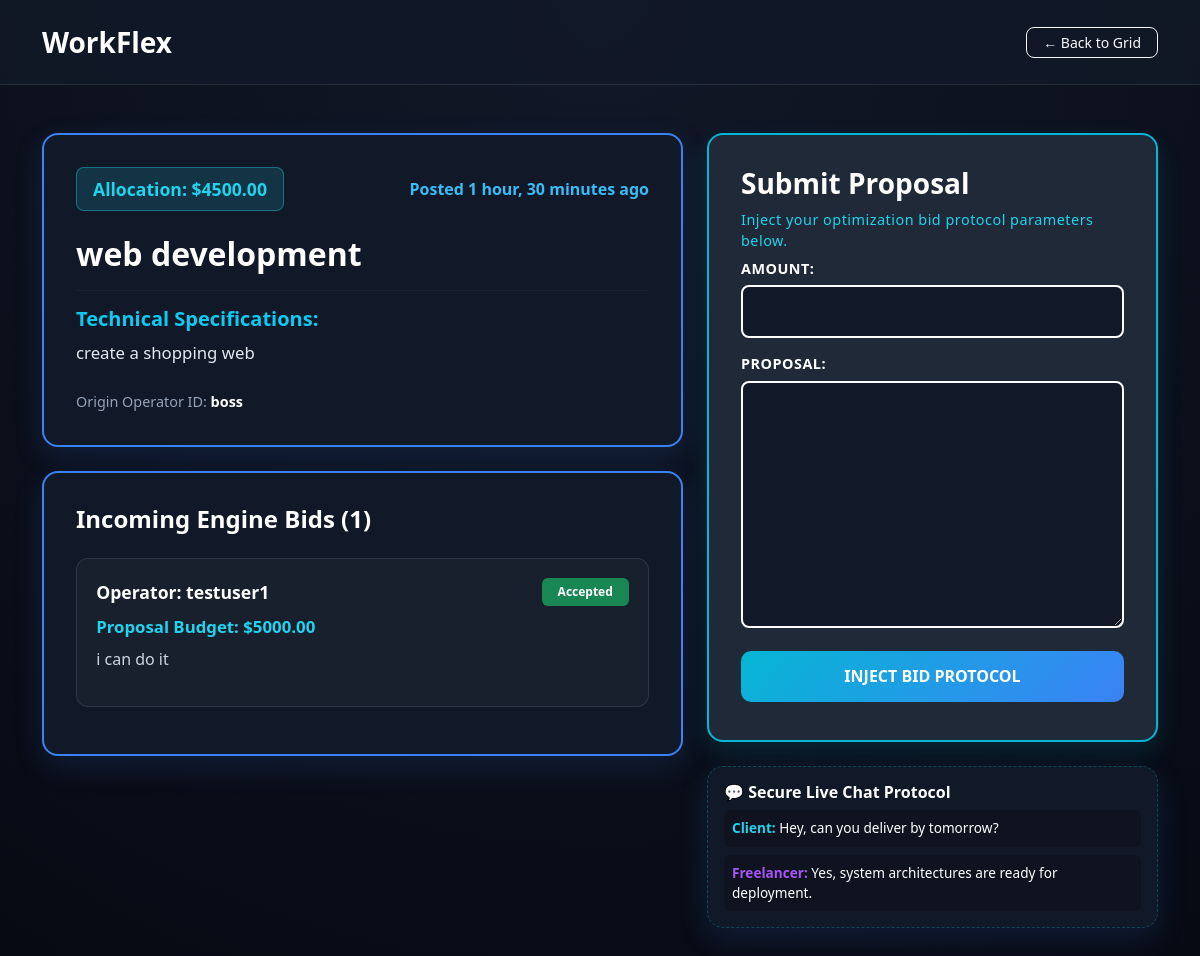
The page /project/1/ (signed in) on the database its author committed.
### core/models.py (models this page shows, shortened)
class Project(models.Model):
    client = models.ForeignKey(User, on_delete=models.CASCADE, related_name='projects')
    title = models.CharField(max_length=255)
    description = models.TextField()
    budget = models.DecimalField(max_digits=10, decimal_places=2)
    created_at = models.DateTimeField(auto_now_add=True)

class Bid(models.Model):
    STATUS_CHOICES = (
        ('Pending', 'Pending'),
        ('Accepted', 'Accepted'),
        ('Rejected', 'Rejected'),
    )
    project = models.ForeignKey(Project, on_delete=models.CASCADE, related_name='bids')
    freelancer = models.ForeignKey(User, on_delete=models.CASCADE, related_name='bids')
    amount = models.DecimalField(max_digits=10, decimal_places=2)
    proposal = models.TextField()
    status = models.CharField(max_length=20, choices=STATUS_CHOICES, default='Pending')
    created_at = models.DateTimeField(auto_now_add=True)

### core/views.py (the view)
# urls.py: path('project/<int:pk>/', views.project_detail, name='project_detail'),
@login_required
def project_detail(request, pk):
    project = get_object_or_404(Project, pk=pk)
    bids = project.bids.all().order_by('-created_at')
    if request.method == 'POST':
        form = BidForm(request.POST)
        if form.is_valid():
            bid = form.save(commit=False)
            bid.project = project
            bid.freelancer = request.user
            bid.save()
            return redirect('project_detail', pk=project.pk)
    else:
        form = BidForm()
    return render(request, 'core/project_detail.html', {'project': project, 'bids': bids, 'form': form})

### core/forms.py
class BidForm(forms.ModelForm):
    class Meta:
        model = Bid
        fields = ['amount', 'proposal']

### core/templates/core/project_detail.html (shortened to what this page needs)
<!DOCTYPE html>
<html lang="en">
<head>
    <link href="https://cdn.jsdelivr.net/npm/bootstrap@5.3.0/dist/css/bootstrap.min.css" rel="stylesheet">
</head>
<body>
<nav class="navbar navbar-expand-lg navbar-dark mb-5 p-3">
    <div class="container">
        <a class="navbar-brand fw-bold text-white fs-3" href="{% url 'home' %}">WorkFlex</a>
        <a href="{% url 'home' %}" class="btn btn-sm btn-outline-light px-3" style="border-radius: 8px;">← Back to Grid</a>
    </div>
</nav>
<div class="container">
    <div class="row g-4">
        <div class="col-lg-7">
            <div class="detail-card">
                <div class="d-flex justify-content-between align-items-center mb-4">
                    <span class="badge-budget">Allocation: ${{ project.budget }}</span>
                    <span style="color: #38bdf8; font-weight: 600;">Posted {{ project.created_at|timesince }} ago</span>
                </div>
                <h2 class="fw-bold text-white mb-3">{{ project.title }}</h2>
                <hr style="border-color: rgba(255,255,255,0.15);">
                <h5 class="text-info fw-semibold mb-2">Technical Specifications:</h5>
                <p style="color: #e2e8f0; font-size: 1.05rem; line-height: 1.7; text-align: left;">{{ project.description }}</p>
                <p class="mt-4 mb-0 style-desc" style="color: #94a3b8; font-size: 0.9rem;">
                    Origin Operator ID: <strong class="text-white">{{ project.client.username }}</strong>
                </p>
            </div>
            <div class="detail-card mt-4">
                <h4 class="fw-bold text-white mb-4">Incoming Engine Bids ({{ bids.count }})</h4>
                {% for bid in bids %}
                    <div class="bid-item">
                        <div class="d-flex justify-content-between align-items-center mb-2">
                            <span class="fw-bold text-white" style="font-size: 1.1rem;">Operator: {{ bid.freelancer.username }}</span>
                            <span class="badge {% if bid.status == 'Accepted' %}bg-success{% elif bid.status == 'Rejected' %}bg-danger{% else %}bg-warning text-dark{% endif %} px-3 py-2 fw-bold">
                                {{ bid.status }}
                            </span>
                        </div>
                        <p class="m-0 text-start" style="color: #22d3ee; font-weight: 700; font-size: 1.05rem;">Proposal Budget: ${{ bid.amount }}</p>
                        <p class="mt-2 mb-3 text-start style-desc" style="color: #cbd5e1;">{{ bid.proposal }}</p>
                    </div>
                {% empty %}
                    <p style="color: #94a3b8;" class="m-0 py-3">No engineering nodes have injected bid protocols into this network block yet.</p>
                {% endfor %}
            </div>
        </div>
        <div class="col-lg-5">
            <div class="proposal-card">
                <h3 class="fw-bold text-white mb-2">Submit Proposal</h3>
                <p style="color: #22d3ee !important; font-weight: 500 !important; text-transform: none; font-size: 0.9rem;" class="mb-4">Inject your optimization bid protocol parameters below.</p>
                <form method="POST">
                    {{ form.as_p }}
                    <button type="submit" class="btn btn-inject mt-2">Inject Bid Protocol</button>
                </form>
            </div>
            <div class="detail-card mt-4 p-3" style="border: 1px dashed rgba(6,182,212,0.3);">
                <h6 class="text-white fw-bold mb-2">💬 Secure Live Chat Protocol</h6>
                <div class="p-2 rounded mb-2 text-start" style="background: rgba(0,0,0,0.2); font-size: 0.85rem;">
                    <span style="color:#22d3ee; font-weight:700;">Client:</span> <span style="color:#ffffff;">Hey, can you deliver by tomorrow?</span>
                </div>
                <div class="p-2 rounded text-start" style="background: rgba(0,0,0,0.2); font-size: 0.85rem;">
                    <span style="color:#a855f7; font-weight:700;">Freelancer:</span> <span style="color:#ffffff;">Yes, system architectures are ready for deployment.</span>
                </div>
            </div>
        </div>
    </div>
</div>
</body>
</html>

### core/templates/core/project_detail.html (style rules this page uses)
body { background: radial-gradient(circle at 50% 0%, #111827 0%, #070a13 100%); color: #ffffff; font-family: 'Segoe UI', system-ui, sans-serif; min-height: 100vh; padding-bottom: 50px; }
.navbar { background: rgba(17, 24, 39, 0.85); border-bottom: 1px solid rgba(255, 255, 255, 0.1); }
.detail-card { background: #111827; border: 2px solid #3b82f6; border-radius: 16px; padding: 2rem; box-shadow: 0 10px 30px rgba(59, 130, 246, 0.15); }
.proposal-card { background: #1f2937; border: 2px solid #06b6d4; border-radius: 16px; padding: 2rem; box-shadow: 0 10px 25px rgba(6, 182, 212, 0.15); }
.proposal-card p, .proposal-card label, .proposal-card form { color: #ffffff !important; font-weight: 700 !important; text-align: left !important; display: block !important; margin-bottom: 6px !important; text-transform: uppercase; font-size: 0.9rem; letter-spacing: 0.5px; }
.proposal-card input, .proposal-card textarea { background-color: #111827 !important; border: 2px solid #ffffff !important; color: #06b6d4 !important; padding: 0.85rem !important; border-radius: 8px !important; width: 100% !important; display: block !important; font-weight: 600 !important; margin-bottom: 15px !important; }
.bid-item { background: rgba(255, 255, 255, 0.03); border: 1px solid rgba(255, 255, 255, 0.1); border-radius: 12px; padding: 1.2rem; margin-bottom: 15px; }
.btn-inject { background: linear-gradient(135deg, #06b6d4 0%, #3b82f6 100%); color: #ffffff !important; font-weight: 700; border: none; padding: 0.85rem; border-radius: 10px; width: 100%; text-transform: uppercase; }
.badge-budget { background: rgba(34, 211, 238, 0.15); color: #22d3ee; border: 1px solid rgba(34, 211, 238, 0.4); font-size: 1.1rem; font-weight: 700; padding: 0.5rem 1rem; border-radius: 8px; }

### rows shown on the page
Project: budget "4500.00", created_at "1 hour, 30 minutes", title "web development", description "create a shopping web", client.username "boss"
Bid: freelancer.username "testuser1", status "Accepted", amount "5000.00", proposal "i can do it"

### other values the page prints
{{ bids.count }} "1"
